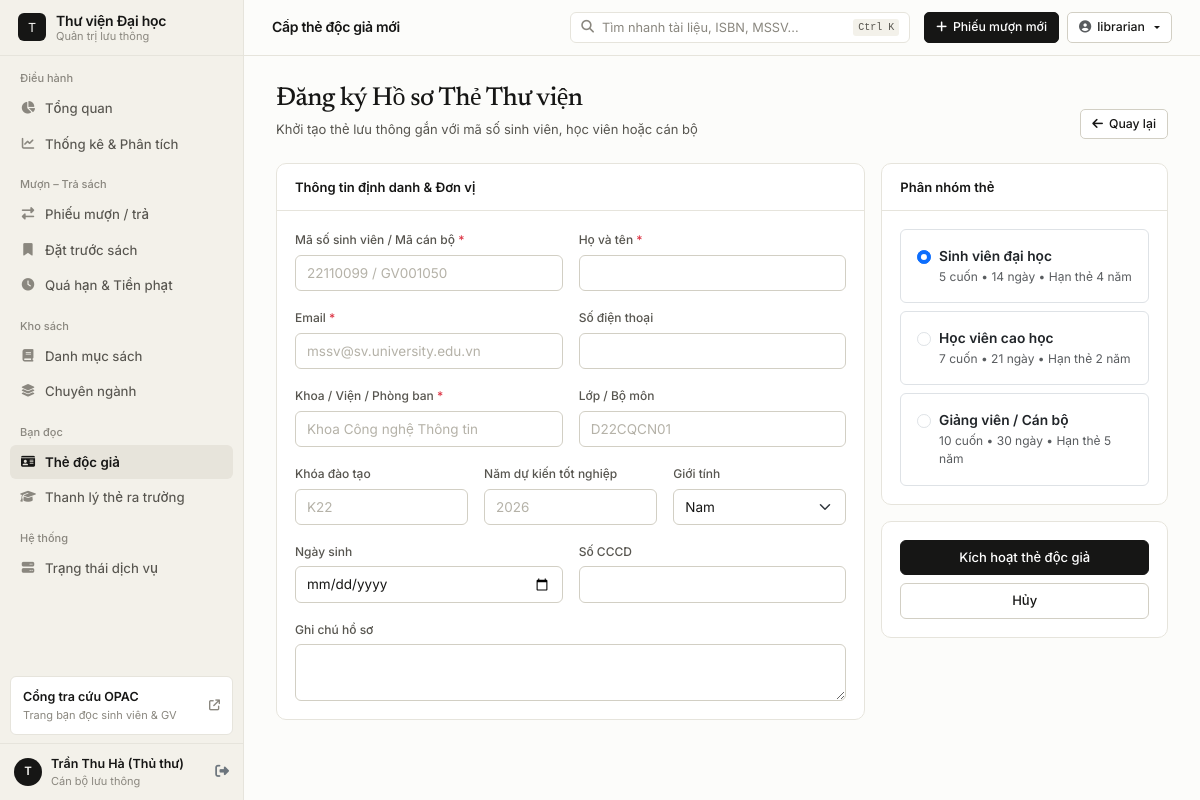
/members/create (signed in), run on the app's committed database.
### app/models/user.py (models this page shows, shortened)
class User(UserMixin, db.Model):
    __tablename__ = 'users'
    id = db.Column(db.Integer, primary_key=True)
    username = db.Column(db.String(80), unique=True, nullable=False, index=True)
    email = db.Column(db.String(150), unique=True, nullable=False, index=True)
    password_hash = db.Column(db.String(300), nullable=False)
    full_name = db.Column(db.String(200), nullable=False)
    role = db.Column(db.String(20), default='librarian')  # admin, librarian
    avatar = db.Column(db.String(300))
    is_active = db.Column(db.Boolean, default=True)
    last_login = db.Column(db.DateTime)
    created_at = db.Column(db.DateTime, default=datetime.utcnow)
    updated_at = db.Column(db.DateTime, default=datetime.utcnow, onupdate=datetime.utcnow)
    loans_processed = db.relationship('Loan', backref='librarian', lazy='dynamic', foreign_keys='Loan.librarian_id')
    @property
    def is_admin(self):
        return self.role == 'admin'

### app/web/members.py (the view, shortened to what this page needs)
@members_bp.route('/create', methods=['GET', 'POST'])
@login_required
def create():
    return render_template('members/create.html', form_data={})

### app/models/user.py (called while the page is built)
@login_manager.user_loader
def load_user(user_id):
    user = db.session.get(User, int(user_id))
    return user if user and user.is_active else None

### app/templates/members/create.html (shortened to what this page needs)
{% extends 'base.html' %}
{% block page_title %}Cấp thẻ độc giả mới{% endblock %}
{% block content %}
<div class="section-header">
    <div>
        <h2 class="section-title">Đăng ký Hồ sơ Thẻ Thư viện</h2>
        <p class="section-subtitle">Khởi tạo thẻ lưu thông gắn với mã số sinh viên, học viên hoặc cán bộ</p>
    </div>
    <a href="{{ url_for('members.index') }}" class="btn btn-outline-secondary btn-sm">
        <i class="fas fa-arrow-left"></i>Quay lại
    </a>
</div>
<form method="POST" data-no-pjax>
    <div class="row g-3">
        <div class="col-lg-8">
            <div class="card">
                <div class="card-header">Thông tin định danh & Đơn vị</div>
                <div class="card-body">
                    <div class="row g-3">
                        <div class="col-md-6">
                            <label class="form-label">Mã số sinh viên / Mã cán bộ <span class="text-danger">*</span></label>
                            <input type="text" name="student_id" class="form-control" value="{{ form_data.get('student_id', '') }}" required placeholder="22110099 / GV001050">
                        </div>
                        <div class="col-md-6">
                            <label class="form-label">Họ và tên <span class="text-danger">*</span></label>
                            <input type="text" name="full_name" class="form-control" value="{{ form_data.get('full_name', '') }}" required>
                        </div>
                        <div class="col-md-6">
                            <label class="form-label">Email <span class="text-danger">*</span></label>
                            <input type="email" name="email" class="form-control" value="{{ form_data.get('email', '') }}" required placeholder="mssv@sv.university.edu.vn">
                        </div>
                        <div class="col-md-6">
                            <label class="form-label">Số điện thoại</label>
                            <input type="tel" name="phone" class="form-control" value="{{ form_data.get('phone', '') }}">
                        </div>
                        <div class="col-md-6">
                            <label class="form-label">Khoa / Viện / Phòng ban <span class="text-danger">*</span></label>
                            <input type="text" name="faculty" class="form-control" value="{{ form_data.get('faculty', '') }}" required placeholder="Khoa Công nghệ Thông tin">
                        </div>
                        <div class="col-md-6">
                            <label class="form-label">Lớp / Bộ môn</label>
                            <input type="text" name="class_name" class="form-control" value="{{ form_data.get('class_name', '') }}" placeholder="D22CQCN01">
                        </div>
                        <div class="col-md-4">
                            <label class="form-label">Khóa đào tạo</label>
                            <input type="text" name="cohort" class="form-control" value="{{ form_data.get('cohort', '') }}" placeholder="K22">
                        </div>
                        <div class="col-md-4">
                            <label class="form-label">Năm dự kiến tốt nghiệp</label>
                            <input type="number" name="graduation_year" class="form-control" min="2000" max="2050" value="{{ form_data.get('graduation_year', '') }}" placeholder="2026">
                        </div>
                        <div class="col-md-4">
                            <label class="form-label">Giới tính</label>
                            <select name="gender" class="form-select">
                                <option value="male">Nam</option>
                            </select>
                        </div>
                        <div class="col-md-6">
                            <label class="form-label">Ngày sinh</label>
                            <input type="date" name="date_of_birth" class="form-control" value="{{ form_data.get('date_of_birth', '') }}">
                        </div>
                        <div class="col-md-6">
                            <label class="form-label">Số CCCD</label>
                            <input type="text" name="id_card" class="form-control" value="{{ form_data.get('id_card', '') }}">
                        </div>
                        <div class="col-12">
                            <label class="form-label">Ghi chú hồ sơ</label>
                            <textarea name="notes" class="form-control" rows="2">{{ form_data.get('notes', '') }}</textarea>
                        </div>
                    </div>
                </div>
            </div>
        </div>
        <div class="col-lg-4 d-flex flex-column gap-3">
            <div class="card">
                <div class="card-header">Phân nhóm thẻ</div>
                <div class="card-body d-flex flex-column gap-2">
                    <label class="p-3 border rounded d-flex gap-2 align-items-start" style="cursor:pointer">
                        <input class="form-check-input mt-1" type="radio" name="member_type" value="student" checked>
                        <div>
                            <div class="fw-semibold">Sinh viên đại học</div>
                            <div class="text-muted small">5 cuốn • 14 ngày • Hạn thẻ 4 năm</div>
                        </div>
                    </label>
                    <label class="p-3 border rounded d-flex gap-2 align-items-start" style="cursor:pointer">
                        <input class="form-check-input mt-1" type="radio" name="member_type" value="postgrad" {% if form_data.get('member_type') == 'postgrad' %}checked{% endif %}>
                        <div>
                            <div class="fw-semibold">Học viên cao học</div>
                            <div class="text-muted small">7 cuốn • 21 ngày • Hạn thẻ 2 năm</div>
                        </div>
                    </label>
                    <label class="p-3 border rounded d-flex gap-2 align-items-start" style="cursor:pointer">
                        <input class="form-check-input mt-1" type="radio" name="member_type" value="lecturer" {% if form_data.get('member_type') == 'lecturer' %}checked{% endif %}>
                        <div>
                            <div class="fw-semibold">Giảng viên / Cán bộ</div>
                            <div class="text-muted small">10 cuốn • 30 ngày • Hạn thẻ 5 năm</div>
                        </div>
                    </label>
                </div>
            </div>
            <div class="card">
                <div class="card-body d-grid gap-2">
                    <button type="submit" class="btn btn-primary">Kích hoạt thẻ độc giả</button>
                    <a href="{{ url_for('members.index') }}" class="btn btn-outline-secondary">Hủy</a>
                </div>
            </div>
        </div>
    </div>
</form>
{% endblock %}

### app/templates/base.html (shortened to what this page needs)
<!DOCTYPE html>
<html lang="vi">
<head>
    <link href="https://cdn.jsdelivr.net/npm/bootstrap@5.3.2/dist/css/bootstrap.min.css" rel="stylesheet">
    <link href="https://cdnjs.cloudflare.com/ajax/libs/font-awesome/6.5.0/css/all.min.css" rel="stylesheet">
    <link href="{{ url_for('static', filename='css/library.css') }}" rel="stylesheet">
</head>
<body data-shell="staff">
<aside id="sidebar">
    <div class="sidebar-brand">
        <a href="{{ url_for('dashboard.index') }}">
            <div class="brand-mark">T</div>
            <div>
                <div class="brand-name">Thư viện Đại học</div>
                <div class="brand-caption">Quản trị lưu thông</div>
            </div>
        </a>
    </div>
    <div class="sidebar-scroll">
        <div class="nav-group-label">Điều hành</div>
        <a href="{{ url_for('dashboard.index') }}"
           class="sidebar-link {% if request.endpoint == 'dashboard.index' %}active{% endif %}">
            <i class="fas fa-chart-pie"></i>
            <span>Tổng quan</span>
        </a>
        <a href="{{ url_for('loans.reports') }}"
           class="sidebar-link {% if request.endpoint == 'loans.reports' %}active{% endif %}">
            <i class="fas fa-chart-line"></i>
            <span>Thống kê & Phân tích</span>
        </a>
        <div class="nav-group-label">Mượn – Trả sách</div>
        <a href="{{ url_for('loans.index') }}"
           class="sidebar-link {% if request.endpoint in ('loans.index', 'loans.detail', 'loans.create', 'loans.return_book') %}active{% endif %}">
            <i class="fas fa-right-left"></i>
            <span>Phiếu mượn / trả</span>
        </a>
        <a href="{{ url_for('loans.reservations') }}"
           class="sidebar-link {% if request.endpoint == 'loans.reservations' %}active{% endif %}">
            <i class="fas fa-bookmark"></i>
            <span>Đặt trước sách</span>
        </a>
        <a href="{{ url_for('loans.overdue') }}"
           class="sidebar-link {% if request.endpoint == 'loans.overdue' %}active{% endif %}">
            <i class="fas fa-clock"></i>
            <span>Quá hạn & Tiền phạt</span>
        </a>
        <div class="nav-group-label">Kho sách</div>
        <a href="{{ url_for('books.index') }}"
           class="sidebar-link {% if request.endpoint in ('books.index', 'books.detail', 'books.create', 'books.edit') %}active{% endif %}">
            <i class="fas fa-book"></i>
            <span>Danh mục sách</span>
        </a>
        <a href="{{ url_for('books.categories') }}"
           class="sidebar-link {% if request.endpoint == 'books.categories' %}active{% endif %}">
            <i class="fas fa-layer-group"></i>
            <span>Chuyên ngành</span>
        </a>
        <div class="nav-group-label">Bạn đọc</div>
        <a href="{{ url_for('members.index') }}"
           class="sidebar-link {% if request.endpoint in ('members.index', 'members.detail', 'members.create', 'members.edit') %}active{% endif %}">
            <i class="fas fa-id-card"></i>
            <span>Thẻ độc giả</span>
        </a>
        <a href="{{ url_for('members.clearance') }}"
           class="sidebar-link {% if request.endpoint == 'members.clearance' %}active{% endif %}">
            <i class="fas fa-graduation-cap"></i>
            <span>Thanh lý thẻ ra trường</span>
        </a>
        <div class="nav-group-label">Hệ thống</div>
        <a href="{{ url_for('dashboard.system_status') }}"
           class="sidebar-link {% if request.endpoint == 'dashboard.system_status' %}active{% endif %}">
            <i class="fas fa-server"></i>
            <span>Trạng thái dịch vụ</span>
        </a>
    </div>
    <a href="{{ url_for('opac.index') }}" class="sidebar-opac-card" data-no-pjax>
        <div>
            <div class="fw-semibold" style="font-size:12.5px">Cổng tra cứu OPAC</div>
            <div style="font-size:11px;color:var(--ink-muted)">Trang bạn đọc sinh viên & GV</div>
        </div>
        <i class="fas fa-arrow-up-right-from-square" style="font-size:11px;color:var(--ink-muted)"></i>
    </a>
    <div class="sidebar-footer">
        <div class="staff-chip">
            <div class="staff-avatar">{{ current_user.full_name[0]|upper }}</div>
            <div class="flex-grow-1 min-w-0">
                <div class="staff-name">{{ current_user.full_name }}</div>
                <div class="staff-role">{{ 'Quản trị hệ thống' if current_user.is_admin else 'Cán bộ lưu thông' }}</div>
            </div>
            <a href="{{ url_for('auth.logout') }}" class="text-secondary ms-1" title="Đăng xuất" data-no-pjax>
                <i class="fas fa-right-from-bracket"></i>
            </a>
        </div>
    </div>
</aside>
<div id="appMain">
    <header id="topbar">
        <h1 class="topbar-heading" id="topbarTitle">{% block page_title %}Bảng điều hành{% endblock %}</h1>
        <button type="button" class="cmd-trigger" id="cmdTrigger">
            <i class="fas fa-magnifying-glass"></i>
            <span class="cmd-label-text">Tìm nhanh tài liệu, ISBN, MSSV...</span>
            <span class="cmd-kbd">Ctrl K</span>
        </button>
        <div class="d-flex align-items-center gap-2">
            <a href="{{ url_for('loans.create') }}" class="btn btn-primary btn-sm">
                <i class="fas fa-plus"></i>
                <span class="d-none d-sm-inline">Phiếu mượn mới</span>
            </a>
            <div class="dropdown">
                <button class="btn btn-outline-secondary btn-sm dropdown-toggle" data-bs-toggle="dropdown" type="button">
                    <i class="fas fa-circle-user text-muted"></i>
                    <span class="d-none d-md-inline">{{ current_user.username }}</span>
                </button>
            </div>
        </div>
    </header>
    <main class="workspace-body" id="pageViewport">
        {% block content %}{% endblock %}
    </main>
</div>
</body>
</html>

### data on the page
User: full_name "T", full_name "Trần Thu Hà (Thủ thư)", role "Cán bộ lưu thông", username "librarian"
